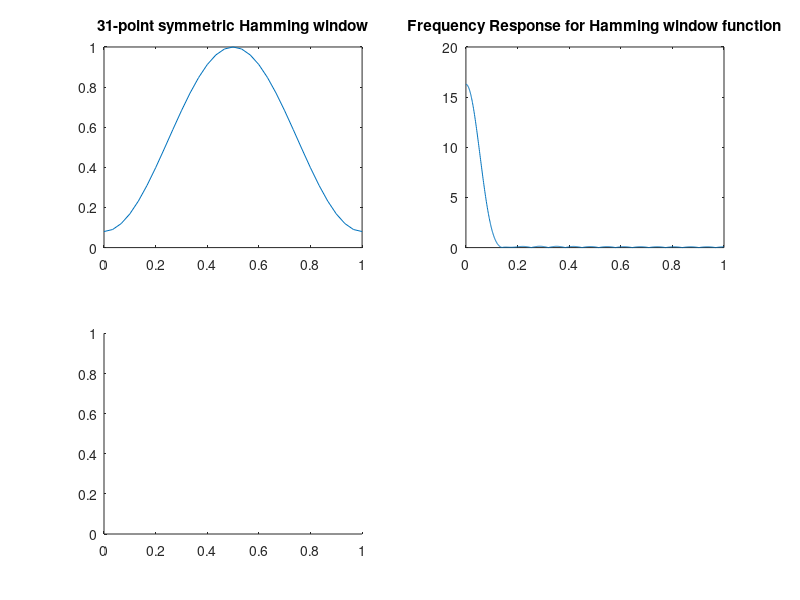

Recreate this plot in MATLAB. (Note: this script raises an error after producing the figure.)
f = [0 pi/6 pi/6 pi];
H = [1 1 0 0];
M = 31;
w = 0:pi/30:pi;
subplot(2,2,1);
h = hamming(M);
plot(w/pi,h);
title('31-point symmetric Hamming window');
subplot(2,2,2);
[H1,w] = freqz(h,1,1024);
plot(w/pi,abs(H1));
title('Frequency Response for Hamming window function');
subplot(2,2,3);
B = fir1(M-1,1/6,h); %It uses Hamming window of length M+1 by
default if not specified
[H2,w] = freqz(B,1,1024);
plot(w/pi,abs(H2));
ylabel('Amplitude');
xlabel('Radian Frequency');
title('Frequency Response of FIR filter using Hamming window');
gk = 20*log(abs(H2));
subplot(2,2,4);
plot(w/pi,gk);
ylabel('dB');
xlabel('Radian Frequency');
%_______________________________________________________________
w = 0:pi/30:pi;
figure(2);
h = hanning(M);
subplot(2,2,1);
plot(w/pi,h);title('31-point symmetric Hanning window');
subplot(2,2,2);
[H1,w] = freqz(h,1,1024);
plot(w/pi,abs(H1));
title('Frequency Response for Hanning window function');
subplot(2,2,3);
B = fir1(M-1,1/6,h); %It uses Hamming window of length M+1 by
default
[H2,w] = freqz(B,1,1024);
plot(w/pi,abs(H2));
ylabel('Amplitude');
xlabel('Radian Frequency');
title('Frequency Response of FIR filter using Hanning window');
gk = 20*log(abs(H2));
subplot(2,2,4);
plot(w/pi,gk);
ylabel('dB');
xlabel('Radian Frequency');
%_______________________________________________________________
w = 0:pi/30:pi;
figure(3);
subplot(2,2,1);
h = blackman(M);
plot(w/pi,h);
title('31-point symmetric Blackman window');
subplot(2,2,2);
[H1,w] = freqz(h,1,1024);
plot(w/pi,abs(H1));
title('Frequency Response for Blackman window function');
subplot(2,2,3);
B = fir1(M-1,1/6,h); %It uses Hamming window of length M+1 by
default
[H2,w] = freqz(B,1,1024);
plot(w/pi,abs(H2));
ylabel('Amplitude');
xlabel('Radian Frequency');
title('Frequency Response of FIR filter using Blackman window');
gk = 20*log(abs(H2));
subplot(2,2,4);
plot(w/pi,gk);
ylabel('dB');
xlabel('Radian Frequency');%_______________________________________________________________
w = 0:pi/30:pi;
figure(4);
subplot(2,2,1);
h = bartlett(M);
plot(w/pi,h);
title('31-point Bartlett window');
subplot(2,2,2);
[H1,w] = freqz(h,1,1024);
plot(w/pi,abs(H1));
title('Frequency Response for Bartlett window function');
subplot(2,2,3);
B = fir1(M-1,1/6,h); %It uses Hamming window of length M+1 by
default
[H2,w] = freqz(B,1,1024);
plot(w/pi,abs(H2));
ylabel('Amplitude');
xlabel('Radian Frequency');
title('Frequency Response of FIR filter using Bartlett window');
gk = 20*log(abs(H2));
subplot(2,2,4);
plot(w/pi,gk);
ylabel('dB');
xlabel('Radian Frequency');
%_______________________________________________________________
figure(5);
M = 61;
w = 0:pi/60:pi;
subplot(2,2,1);
h = hamming(M);
plot(w/pi,h);
title('61-point symmetric Hamming window');
subplot(2,2,2);
[H1,w] = freqz(h,1,1024);
plot(w/pi,abs(H1));
title('Frequency Response for Hamming window function');
subplot(2,2,3);
B = fir1(M-1,1/6,h);%It uses Hamming window of length M+1 by
default
[H2,w] = freqz(B,1,1024);
plot(w/pi,abs(H2));
ylabel('Amplitude');xlabel('Radian Frequency');
title('Frequency Response of FIR filter using Hamming window');
gk = 20*log(abs(H2));
subplot(2,2,4);
plot(w/pi,gk);
ylabel('dB');
xlabel('Radian Frequency');